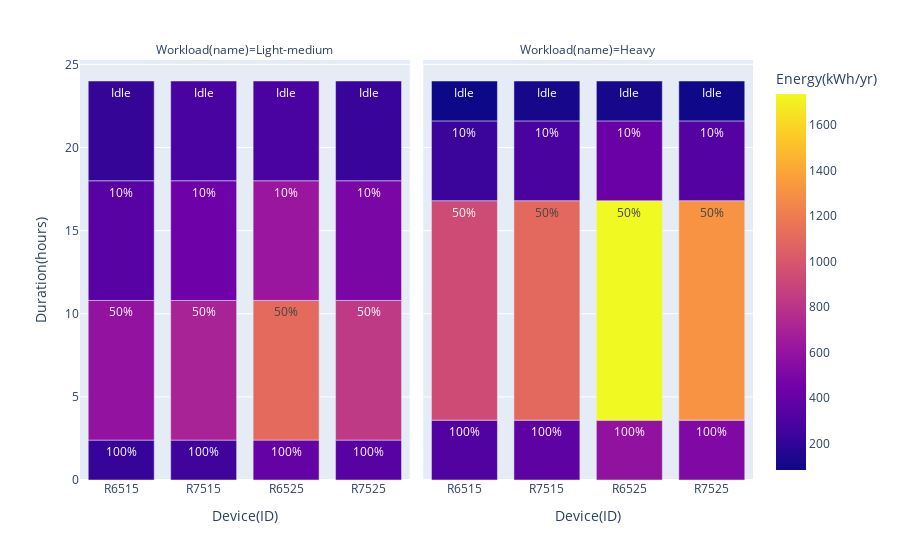

The notebook cell saved with this chart:
### Markdown cell above
## Time spent in load-mode and energy consumption per device

### Code cell
import plotly.express as px

fig = px.bar(df, x="Device(ID)", color="Energy(kWh/yr)", y="Duration(hours)", text="Load(mode)", facet_col="Workload(name)")
fig.show()

### Figure 1 — Plotly figure (JSON) as saved in the notebook; plotly's stock layout.template omitted (floating-point values rounded to 4 significant figures)
{"data": [{"alignmentgroup": "True", "hovertemplate": "Workload(name)=Light-medium<br>Device(ID)=%{x}<br>Duration(hours)=%{y}<br>Load(mode)=%{text}<br>Energy(kWh/yr)=%{marker.color}<extra></extra>", "legendgroup": "", "marker": {"color": [213.9, 595.1, 347.2, 207.4, 246.6, 700.3, 432.8, 281.2, 394.0, 1105.0, 625.5, 281.6, 340.8, 833.6, 489.9, 224.5], "coloraxis": "coloraxis", "pattern": {"shape": ""}}, "name": "", "offsetgroup": "", "orientation": "v", "showlegend": false, "text": ["100%", "50%", "10%", "Idle", "100%", "50%", "10%", "Idle", "100%", "50%", "10%", "Idle", "100%", "50%", "10%", "Idle"], "textposition": "auto", "type": "bar", "x": ["R6515", "R6515", "R6515", "R6515", "R7515", "R7515", "R7515", "R7515", "R6525", "R6525", "R6525", "R6525", "R7525", "R7525", "R7525", "R7525"], "xaxis": "x", "y": [2.4, 8.4, 7.2, 6, 2.4, 8.4, 7.2, 6, 2.4, 8.4, 7.2, 6, 2.4, 8.4, 7.2, 6], "yaxis": "y"}, {"alignmentgroup": "True", "hovertemplate": "Workload(name)=Heavy<br>Device(ID)=%{x}<br>Duration(hours)=%{y}<br>Load(mode)=%{text}<br>Energy(kWh/yr)=%{marker.color}<extra></extra>", "legendgroup": "", "marker": {"color": [320.9, 935.2, 231.4, 82.96, 369.9, 1100.0, 288.6, 112.5, 591.0, 1736.0, 417.0, 112.7, 511.1, 1310.0, 326.6, 89.79], "coloraxis": "coloraxis", "pattern": {"shape": ""}}, "name": "", "offsetgroup": "", "orientation": "v", "showlegend": false, "text": ["100%", "50%", "10%", "Idle", "100%", "50%", "10%", "Idle", "100%", "50%", "10%", "Idle", "100%", "50%", "10%", "Idle"], "textposition": "auto", "type": "bar", "x": ["R6515", "R6515", "R6515", "R6515", "R7515", "R7515", "R7515", "R7515", "R6525", "R6525", "R6525", "R6525", "R7525", "R7525", "R7525", "R7525"], "xaxis": "x2", "y": [3.6, 13.2, 4.8, 2.4, 3.6, 13.2, 4.8, 2.4, 3.6, 13.2, 4.8, 2.4, 3.6, 13.2, 4.8, 2.4], "yaxis": "y2"}], "layout": {"annotations": [{"font": {}, "showarrow": false, "text": "Workload(name)=Light-medium", "x": 0.245, "xanchor": "center", "xref": "paper", "y": 1, "yanchor": "bottom", "yref": "paper"}, {"font": {}, "showarrow": false, "text": "Workload(name)=Heavy", "x": 0.755, "xanchor": "center", "xref": "paper", "y": 1, "yanchor": "bottom", "yref": "paper"}], "barmode": "relative", "coloraxis": {"colorbar": {"title": {"text": "Energy(kWh/yr)"}}, "colorscale": [[0, "#0d0887"], [0.1111, "#46039f"], [0.2222, "#7201a8"], [0.3333, "#9c179e"], [0.4444, "#bd3786"], [0.5556, "#d8576b"], [0.6667, "#ed7953"], [0.7778, "#fb9f3a"], [0.8889, "#fdca26"], [1, "#f0f921"]]}, "legend": {"tracegroupgap": 0}, "margin": {"t": 60}, "xaxis": {"anchor": "y", "domain": [0, 0.49], "title": {"text": "Device(ID)"}}, "xaxis2": {"anchor": "y2", "domain": [0.51, 1], "matches": "x", "title": {"text": "Device(ID)"}}, "yaxis": {"anchor": "x", "domain": [0, 1], "title": {"text": "Duration(hours)"}}, "yaxis2": {"anchor": "x2", "domain": [0, 1], "matches": "y", "showticklabels": false}}}
